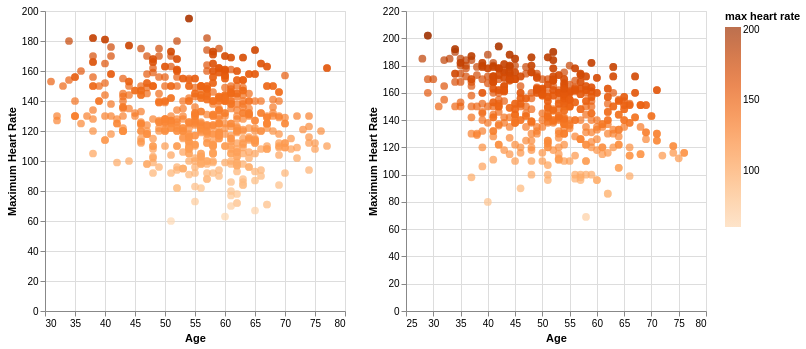

This figure's notebook cell:
### Markdown cell above
- If we use alt.Chart(df).mark_circle().encode() to generate one single plot with both heart disease and no heart disease together, it will look like a mess. They would mix up together. So I decide to make two separate charts and compare.

### Code cell
c1 = alt.Chart(df[df["heart_disease"] == "Heart Disease"]).mark_circle(size=60).encode(
    x = alt.X("age:Q",title="Age",scale=alt.Scale(zero=False)),
    y = alt.Y("max heart rate:Q", title="Maximum Heart Rate"),
    color = alt.Color("max heart rate:Q", scale=alt.Scale(scheme="oranges")),
    tooltip=["age", "max heart rate", "heart_disease"]
)

c2 = alt.Chart(df[df["heart_disease"] == "No Heart Disease"]).mark_circle(size=60).encode(
    x=alt.X("age:Q", title="Age",scale=alt.Scale(zero=False)),
    y=alt.Y("max heart rate:Q", title="Maximum Heart Rate"),
    color = alt.Color("max heart rate:Q", scale=alt.Scale(scheme="oranges")),
    tooltip=["age", "max heart rate", "heart_disease"]
)

c1|c2

### Figure 1 — Vega-Lite specification as saved in the notebook (floating-point values rounded to 4 significant figures; data arrays with more than 128 entries replaced by an {"elided": "..."} marker saying what was removed)
{"config": {"view": {"continuousWidth": 300, "continuousHeight": 300}}, "hconcat": [{"data": {"name": "data-0e1e3817b0917e59b8e1375023f0f7e5"}, "mark": {"type": "circle", "size": 60}, "encoding": {"color": {"field": "max heart rate", "scale": {"scheme": "oranges"}, "type": "quantitative"}, "tooltip": [{"field": "age", "type": "quantitative"}, {"field": "max heart rate", "type": "quantitative"}, {"field": "heart_disease", "type": "nominal"}], "x": {"field": "age", "scale": {"zero": false}, "title": "Age", "type": "quantitative"}, "y": {"field": "max heart rate", "title": "Maximum Heart Rate", "type": "quantitative"}}}, {"data": {"name": "data-74d94af4553b9c89e243bffd360152a3"}, "mark": {"type": "circle", "size": 60}, "encoding": {"color": {"field": "max heart rate", "scale": {"scheme": "oranges"}, "type": "quantitative"}, "tooltip": [{"field": "age", "type": "quantitative"}, {"field": "max heart rate", "type": "quantitative"}, {"field": "heart_disease", "type": "nominal"}], "x": {"field": "age", "scale": {"zero": false}, "title": "Age", "type": "quantitative"}, "y": {"field": "max heart rate", "title": "Maximum Heart Rate", "type": "quantitative"}}}], "$schema": "https://vega.github.io/schema/vega-lite/v5.20.1.json", "datasets": {"data-0e1e3817b0917e59b8e1375023f0f7e5": {"elided": "629 records"}, "data-74d94af4553b9c89e243bffd360152a3": {"elided": "561 records"}}}
